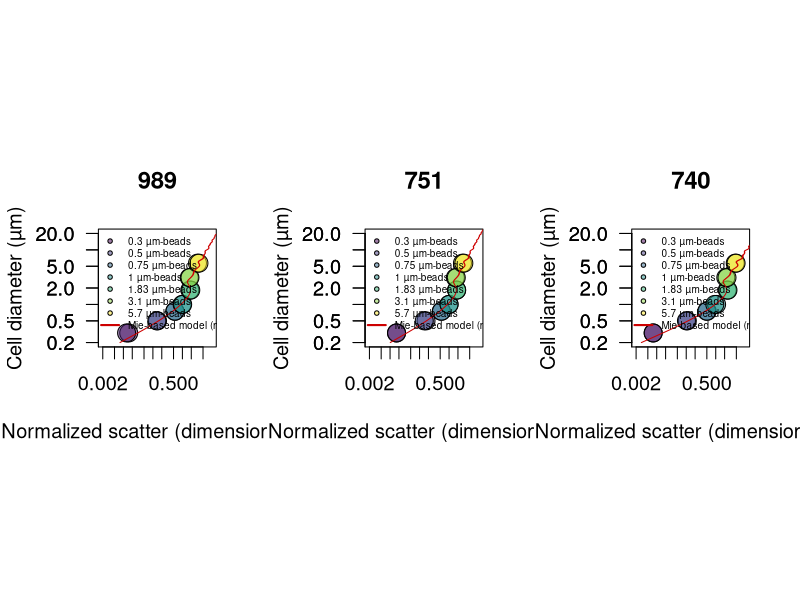

Generate this figure with R: (Note: this script raises an error after producing the figure.)
library(scales)
library(viridis)
path.to.git.repository <- "~/Documents/DATA/Codes/fsc-size-calibration"
setwd(path.to.git.repository)

#############################
### scatter normalization ###
#############################

beads740 <- read.csv("740-summary.csv")
beads740$fsc <- 10^((beads740$fsc.corr.high/2^16)*3.5)
id.740 <- which(beads740$size == 1) # find 1 micron beads
beads740$normalized.fsc <- beads740$fsc/mean(beads740[id.740,'fsc'])
beads740 <- beads740[order(beads740$size),]

beads989<- read.csv("989-summary.csv")
beads989$fsc <- 10^((beads989$fsc.corr.high/2^16)*3.5)
id.989 <- which(beads989$size == 1) # find 1 micron beads
beads989$normalized.fsc <- beads989$fsc/mean(beads989[id.989,'fsc'])
beads989 <- beads989[order(beads989$size),]

beads751 <- read.csv("751-summary.csv")
beads751$fsc <- 10^((beads751$fsc.corr.high/2^16)*3.5)
id.751<- which(beads751$size == 1) # find 1 micron beads
beads751$normalized.fsc <- beads751 $fsc/mean(beads751 [id.751,'fsc'])
beads751 <- beads751[order(beads751$size),]


####################
### OPTIMIZATION ###
####################
library(DEoptim)

# Mie theory fitting
# n <- c(1.35/1.3371, 1.41/1.3371) # range given in Lehmuskero et al. Progr Oceanogr 2018
mie2 <- t(read.csv("meidata-1017.csv" ,header=F)) # low
mie1 <- t(read.csv("meidata-1031.csv" ,header=F)) # fit
mie3 <- t(read.csv("meidata-1045.csv" ,header=F)) # high
mie4 <- t(read.csv("meidata-beads.csv" ,header=F)) # particle of 1 µm, index of refraction of 1.6033

# optimization routine
sigma.lsq <- function(mie, beads, params){

     c <- params[1]
     b <- params[2]
     id <- findInterval(beads$size, mie[,1])
     scatt <- (mie[id,2]/c)^b

           df <- data.frame(obs=beads$normalized.fsc, pred=scatt)
      sigma <- mean(((df$obs - df$pred)/df$obs)^2,na.rm=T)
      return(sigma)
  }



  ######################################################
  #### compare MIE prediction with calibration beads ###
  ######################################################
png("Mie-beads-scatter.png",width=12, height=6, unit='in', res=400)

par(mfrow=c(1,3), pty='s', cex=1.2)

for(inst in c(989,751,740)){

# inst <- 740

### Optimization

if(inst == 740) beads <- beads740
if(inst == 751) beads <- beads751
if(inst == 989) beads <- beads989

beads1 <- subset(beads,  size > 0.3) # run to test optimzation across range of particle size, except 0.3 microns beads not properly analyzed.

f <- function(params) sigma.lsq(mie=mie4, beads=beads1, params)
res <- DEoptim(f, lower=c(0,0), upper=c(10000,2), control=DEoptim.control(itermax=1000, reltol=1e-8,trace=100, steptol=100, strategy=2, parallelType=0))
print(res$optim$bestval)
params <- res$optim$bestmem # optimized 'c' and 'b' values
print(params)


### CREATE LOOKUP TABLE
#d <- 0.220; e <- 1 # LINEAR Shalapyonok et al. 2001; 0.220 (Li et al. 1992, Veldhuis et al. 2004, and more studies agreed with 220 fg C um-3)
#d <- 0.54; e <- 0.85 # EXPO Roy, S., Sathyendranath, S. & Platt, T. Size-partitioned phytoplankton carbon and carbon-to-chlorophyll ratio from ocean colour by an absorption-based bio-optical algorithm. Remote Sens. Environ. 194, 177–189 (2017).
d <- 0.216; e <- 0.939 # EXPO Roy, 1. Menden-Deuer, S. & Lessard, E. J. Carbon to volume relationships for dinoflagellates, diatoms, and other protist plankton. Limnol. Oceanogr. 45, 569–579 (2000).

max.scatter <- 20
min.scatter <- 0.00001

b <- params[2]
c <- params[1]
scatter <- 10^(seq(log10(min(mie1[,2]/c)), log10(max(mie3[,2]/c)),length.out=10000))

s1 <- approx((mie1[,2]/c)^b, mie1[,1], xout=scatter)
s2 <- approx((mie2[,2]/c)^b, mie2[,1], xout=scatter)
s3 <- approx((mie3[,2]/c)^b, mie3[,1], xout=scatter)
s4 <- approx((mie1[,2]/c)^b, d*(4/3*pi*(0.5*mie1[,1])^3)^e, xout=scatter)
s5 <- approx((mie2[,2]/c)^b, d*(4/3*pi*(0.5*mie2[,1])^3)^e, xout=scatter)
s6 <- approx((mie3[,2]/c)^b, d*(4/3*pi*(0.5*mie3[,1])^3)^e, xout=scatter)

		if(inst == 740){mie_740 <- data.frame(cbind(scatter=s1$x,
                                                  diam_740_mid=s1$y,diam_740_upr=s2$y,diam_740_lwr = s3$y,
                                                  Qc_740_mid=s4$y, Qc_740_upr=s5$y, Qc_740_lwr=s6$y))
                      	mie_740 <- subset(mie_740, scatter >= min.scatter & scatter <= max.scatter)
                     	}

        if(inst == 751){mie_751 <- data.frame(cbind(scatter=s1$x,
                                                  diam_751_mid=s1$y,diam_751_upr=s2$y,diam_751_lwr = s3$y,
                                                  Qc_751_mid=s4$y, Qc_751_upr=s5$y, Qc_751_lwr=s6$y))
                      	mie_751 <- subset(mie_751, scatter >= min.scatter & scatter <= max.scatter)
                      	}
	    if(inst == 989){mie_989 <- data.frame(cbind(scatter=s1$x,
                                                  diam_989_mid=s1$y,diam_989_upr=s2$y,diam_989_lwr = s3$y,
                                                  Qc_989_mid=s4$y, Qc_989_upr=s5$y, Qc_989_lwr=s6$y))
                      	mie_989 <- subset(mie_989, scatter >= min.scatter & scatter <= max.scatter)
						}



### PLOT Observartions vs Predicted cell size
plot(beads$normalized.fsc, beads$size,log='xy', xaxt='n',xlim=c(0.002,10), ylim=c(0.2,20), bg=alpha(viridis(nrow(beads)),0.5),cex=2, pch=21, xlab="Normalized scatter (dimensionless)", ylab="Cell diameter (µm)", las=1, main=paste(inst))
axis(1, at=c(0.002,0.005,0.01,0.02,0.05,0.1,0.2,0.5,1,2,5))
axis(2, at=c(0.1,0.2,0.5,1,2,5,10,20),las=1)
lines((mie4[,2]/c)^b, mie4[,1], col='red3')
legend("topleft",cex=0.5, legend=c(paste(unique(beads$size), 'µm-beads'), "Mie-based model (n = 1.6003)"), bty='n', pch=c(rep(21,nrow(beads)/2), NA), lwd=c(rep(NA,nrow(beads)/2), 2),col=c(rep(1,nrow(beads)/2),'red3'), pt.bg=alpha(c(viridis(nrow(beads)/2), 'red3'),0.5))

}

dev.off()



mie <- data.frame(cbind(mie_740, mie_751[,-1], mie_989[,-1]))
which(is.na(mie[,]))
summary(mie)

write.csv(mie, "calibrated-mie.csv", row.names=F, quote=F)

q <- 'mid'
id <- findInterval(0.6, mie[,paste0('diam_740_',q)])
mie[id,paste0('Qc_740_',q)]*1000

#####################
### PHYTOPLANKTON ### validation
#####################
library(scales)
library(viridis)

path.to.git.repository <- "~/Documents/DATA/Codes/fsc-size-calibration"
setwd(path.to.git.repository)

### SIZE
culture <- read.csv("scatter_calibration.csv")
culture$norm.fsc <- culture$fsc / culture$fsc.beads
culture$norm.fsc.sd <- culture$fsc.sd / culture$fsc.beads
culture$volume <- 4/3 * pi * (culture$diameter/2)^3
culture$volume.sd <- culture$volume * culture$diameter.sd/culture$diameter

culture2 <- aggregate(culture, by=list(culture$species), FUN=mean)
culture2 <- subset(culture2, Group.1 !="Phaeodactylum tricornutum") # remove non-spherical cells
culture2 <- culture2[order(culture2$norm.fsc),]

mie <- read.csv("calibrated-mie.csv")
inst <- 740


png("Size-scatter.png",width=12, height=6, unit='in', res=200)

  par(mfrow=c(1,1), pty='s',cex=1.2)
  plot(culture2$norm.fsc, culture2$diameter, log='xy', pch=NA,ylab=substitute(paste("Cell diameter (",mu,"m)")), xlab="Normalized scatter (dimensionless)",cex=2, xaxt='n', yaxt='n', xlim=c(0.002,10), ylim=c(0.2,20), main=paste(inst))
  with(culture2, arrows(norm.fsc, diameter-culture2$diameter.sd, norm.fsc, diameter + culture2$diameter.sd,  code = 3, length=0, col='grey',lwd=2))
  with(culture2, arrows(norm.fsc-norm.fsc.sd, diameter, norm.fsc+norm.fsc.sd, diameter,  code = 3, length=0,col='grey',lwd=2))
  lines(mie$scatter, mie[,paste0("diam_",inst,"_mid")], col='red3', lwd=2)
  lines(mie$scatter, mie[,paste0("diam_",inst,"_upr")], col='grey', lwd=2)
  lines(mie$scatter, mie[,paste0("diam_",inst,"_lwr")], col='grey', lwd=2)
  axis(1, at=c(0.002,0.005,0.01,0.02,0.05,0.1,0.2,0.5,1,2,5))
  axis(2, at=c(0.1,0.2,0.5,1,2,5,10,20),las=1)
  points(culture2$norm.fsc, culture2$diameter, bg=alpha(viridis(nrow(culture2)),0.5), pch=21,cex=2)
  legend("topleft",legend=c(as.vector(culture2$Group.1), "Mie-based model (n = 1.38 +/- 0.3)"), cex=0.5, pch=c(rep(21,nrow(culture2)),NA), lwd=c(rep(NA,nrow(culture2)),2), bty='n',
            pt.bg=alpha(viridis(nrow(culture2)),0.5), col=c(rep(1,nrow(culture2)),'red3'), text.font=c(rep(3,nrow(culture2)),1))

dev.off()



### correlation
id <- findInterval(culture2$norm.fsc, mie$scatter)
df <- data.frame(observed=culture2$diameter, predicted=mie[id,paste0("diam_",inst,"_mid")])
reg <- lm(observed ~ predicted, data=df)
summary(reg)
